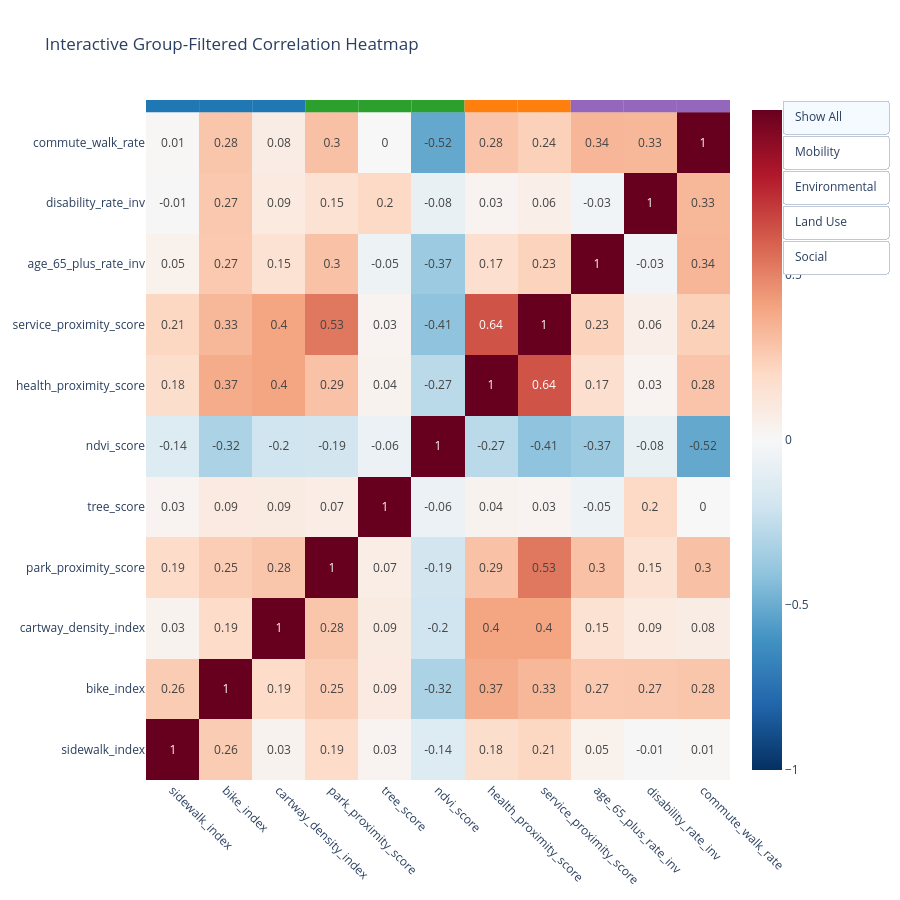

The code cell stored with this chart in its notebook:
### Code cell
import plotly.graph_objects as go
import numpy as np
import pandas as pd

# -------------------------------------
# 1. Define groups
# -------------------------------------
groups = {
    "Mobility": ["sidewalk_index", "bike_index", "cartway_density_index"],
    "Environmental": ["park_proximity_score", "tree_score", "ndvi_score"],
    "Land Use": ["health_proximity_score", "service_proximity_score"],
    "Social": ["age_65_plus_rate_inv", "disability_rate_inv", "commute_walk_rate"],
}

group_colors = {
    "Mobility": "#1f77b4",
    "Environmental": "#2ca02c",
    "Land Use": "#ff7f0e",
    "Social": "#9467bd",
}

# -------------------------------------
# 2. Order variables by group
# -------------------------------------
ordered_vars = []
group_labels = []

for g, vlist in groups.items():
    ordered_vars.extend(vlist)
    group_labels.extend([g] * len(vlist))

# -------------------------------------
# 3. Correlation matrix
# -------------------------------------
corr = gdf[ordered_vars].corr()

base_mask = np.ones_like(corr.values, dtype=bool)

# -------------------------------------
# 4. Create masks for group filtering
# -------------------------------------
group_masks = {}
for g, vlist in groups.items():
    selected = [var in vlist for var in ordered_vars]
    mask = np.outer(selected, selected)
    group_masks[g] = mask

# -------------------------------------
# 5. Build Heatmap with reversed RdBu colorscale
# -------------------------------------
heatmap = go.Heatmap(
    z=corr.values,
    x=ordered_vars,
    y=ordered_vars,
    colorscale="RdBu_r",   # reversed!
    zmin=-1,
    zmax=1,
    showscale=True,
    text=np.round(corr.values, 2),
    texttemplate="%{text}",
    hovertemplate="<b>%{x}</b><br><b>%{y}</b><br>Corr: %{z:.3f}<extra></extra>"
)

fig = go.Figure(data=[heatmap])

# -------------------------------------
# 6. Checkbox Buttons (moved right)
# -------------------------------------
buttons = [
    dict(
        label="Show All",
        method="update",
        args=[{"z": [np.where(base_mask, corr.values, np.nan)]}]
    )
]

for g, mask in group_masks.items():
    buttons.append(
        dict(
            label=g,
            method="update",
            args=[{"z": [np.where(mask, corr.values, np.nan)]}]
        )
    )

fig.update_layout(
    title="Interactive Group-Filtered Correlation Heatmap",
    width=900,
    height=900,
    updatemenus=[
        dict(
            type="buttons",
            direction="down",
            x=1.27,   # shifted to the far right
            y=1.00,   # slightly above
            showactive=True,
            buttons=buttons,
            bgcolor="white"
        )
    ]
)

# -------------------------------------
# 7. Add group color strip
# -------------------------------------
for i, gname in enumerate(group_labels):
    fig.add_shape(
        type="rect",
        x0=i - 0.5, x1=i + 0.5,
        y0=len(ordered_vars) - 0.5,
        y1=len(ordered_vars) - 0.3,
        fillcolor=group_colors[gname],
        line=dict(width=0),
        layer="above"
    )

fig.update_xaxes(tickangle=45)

fig.show()

### Figure 1 — Plotly figure (JSON) as saved in the notebook; plotly's stock layout.template omitted (floating-point values rounded to 4 significant figures)
{"data": [{"colorscale": [[0, "rgb(5,48,97)"], [0.1, "rgb(33,102,172)"], [0.2, "rgb(67,147,195)"], [0.3, "rgb(146,197,222)"], [0.4, "rgb(209,229,240)"], [0.5, "rgb(247,247,247)"], [0.6, "rgb(253,219,199)"], [0.7, "rgb(244,165,130)"], [0.8, "rgb(214,96,77)"], [0.9, "rgb(178,24,43)"], [1, "rgb(103,0,31)"]], "hovertemplate": "<b>%{x}</b><br><b>%{y}</b><br>Corr: %{z:.3f}<extra></extra>", "showscale": true, "text": [[1.0, 0.26, 0.03, 0.19, 0.03, -0.14, 0.18, 0.21, 0.05, -0.01, 0.01], [0.26, 1.0, 0.19, 0.25, 0.09, -0.32, 0.37, 0.33, 0.27, 0.27, 0.28], [0.03, 0.19, 1.0, 0.28, 0.09, -0.2, 0.4, 0.4, 0.15, 0.09, 0.08], [0.19, 0.25, 0.28, 1.0, 0.07, -0.19, 0.29, 0.53, 0.3, 0.15, 0.3], [0.03, 0.09, 0.09, 0.07, 1.0, -0.06, 0.04, 0.03, -0.05, 0.2, -0.0], [-0.14, -0.32, -0.2, -0.19, -0.06, 1.0, -0.27, -0.41, -0.37, -0.08, -0.52], [0.18, 0.37, 0.4, 0.29, 0.04, -0.27, 1.0, 0.64, 0.17, 0.03, 0.28], [0.21, 0.33, 0.4, 0.53, 0.03, -0.41, 0.64, 1.0, 0.23, 0.06, 0.24], [0.05, 0.27, 0.15, 0.3, -0.05, -0.37, 0.17, 0.23, 1.0, -0.03, 0.34], [-0.01, 0.27, 0.09, 0.15, 0.2, -0.08, 0.03, 0.06, -0.03, 1.0, 0.33], [0.01, 0.28, 0.08, 0.3, -0.0, -0.52, 0.28, 0.24, 0.34, 0.33, 1.0]], "texttemplate": "%{text}", "type": "heatmap", "x": ["sidewalk_index", "bike_index", "cartway_density_index", "park_proximity_score", "tree_score", "ndvi_score", "health_proximity_score", "service_proximity_score", "age_65_plus_rate_inv", "disability_rate_inv", "commute_walk_rate"], "y": ["sidewalk_index", "bike_index", "cartway_density_index", "park_proximity_score", "tree_score", "ndvi_score", "health_proximity_score", "service_proximity_score", "age_65_plus_rate_inv", "disability_rate_inv", "commute_walk_rate"], "z": [[1.0, 0.2568, 0.03232, 0.1899, 0.02595, -0.1353, 0.1801, 0.2124, 0.04587, -0.007312, 0.006953], [0.2568, 1.0, 0.1922, 0.2518, 0.09129, -0.3218, 0.3746, 0.332, 0.2671, 0.2714, 0.2782], [0.03232, 0.1922, 1.0, 0.2802, 0.08837, -0.1993, 0.396, 0.4005, 0.1517, 0.09465, 0.07508], [0.1899, 0.2518, 0.2802, 1.0, 0.0741, -0.1908, 0.2932, 0.5326, 0.2969, 0.1523, 0.3016], [0.02595, 0.09129, 0.08837, 0.0741, 1.0, -0.06421, 0.03622, 0.03074, -0.05395, 0.2021, -0.002614], [-0.1353, -0.3218, -0.1993, -0.1908, -0.06421, 1.0, -0.2732, -0.4063, -0.3718, -0.0758, -0.5164], [0.1801, 0.3746, 0.396, 0.2932, 0.03622, -0.2732, 1.0, 0.6359, 0.1704, 0.0261, 0.2838], [0.2124, 0.332, 0.4005, 0.5326, 0.03074, -0.4063, 0.6359, 1.0, 0.2271, 0.06205, 0.2384], [0.04587, 0.2671, 0.1517, 0.2969, -0.05395, -0.3718, 0.1704, 0.2271, 1.0, -0.03265, 0.3389], [-0.007312, 0.2714, 0.09465, 0.1523, 0.2021, -0.0758, 0.0261, 0.06205, -0.03265, 1.0, 0.3308], [0.006953, 0.2782, 0.07508, 0.3016, -0.002614, -0.5164, 0.2838, 0.2384, 0.3389, 0.3308, 1.0]], "zmax": 1, "zmin": -1}], "layout": {"height": 900, "shapes": [{"fillcolor": "#1f77b4", "layer": "above", "line": {"width": 0}, "type": "rect", "x0": -0.5, "x1": 0.5, "y0": 10.5, "y1": 10.7}, {"fillcolor": "#1f77b4", "layer": "above", "line": {"width": 0}, "type": "rect", "x0": 0.5, "x1": 1.5, "y0": 10.5, "y1": 10.7}, {"fillcolor": "#1f77b4", "layer": "above", "line": {"width": 0}, "type": "rect", "x0": 1.5, "x1": 2.5, "y0": 10.5, "y1": 10.7}, {"fillcolor": "#2ca02c", "layer": "above", "line": {"width": 0}, "type": "rect", "x0": 2.5, "x1": 3.5, "y0": 10.5, "y1": 10.7}, {"fillcolor": "#2ca02c", "layer": "above", "line": {"width": 0}, "type": "rect", "x0": 3.5, "x1": 4.5, "y0": 10.5, "y1": 10.7}, {"fillcolor": "#2ca02c", "layer": "above", "line": {"width": 0}, "type": "rect", "x0": 4.5, "x1": 5.5, "y0": 10.5, "y1": 10.7}, {"fillcolor": "#ff7f0e", "layer": "above", "line": {"width": 0}, "type": "rect", "x0": 5.5, "x1": 6.5, "y0": 10.5, "y1": 10.7}, {"fillcolor": "#ff7f0e", "layer": "above", "line": {"width": 0}, "type": "rect", "x0": 6.5, "x1": 7.5, "y0": 10.5, "y1": 10.7}, {"fillcolor": "#9467bd", "layer": "above", "line": {"width": 0}, "type": "rect", "x0": 7.5, "x1": 8.5, "y0": 10.5, "y1": 10.7}, {"fillcolor": "#9467bd", "layer": "above", "line": {"width": 0}, "type": "rect", "x0": 8.5, "x1": 9.5, "y0": 10.5, "y1": 10.7}, {"fillcolor": "#9467bd", "layer": "above", "line": {"width": 0}, "type": "rect", "x0": 9.5, "x1": 10.5, "y0": 10.5, "y1": 10.7}], "title": {"text": "Interactive Group-Filtered Correlation Heatmap"}, "updatemenus": [{"bgcolor": "white", "buttons": [{"args": [{"z": [[[1, 0.2568, 0.03232, 0.1899, 0.02595, -0.1353, 0.1801, 0.2124, 0.04587, -0.007312, 0.006953], [0.2568, 1, 0.1922, 0.2518, 0.09129, -0.3218, 0.3746, 0.332, 0.2671, 0.2714, 0.2782], [0.03232, 0.1922, 1, 0.2802, 0.08837, -0.1993, 0.396, 0.4005, 0.1517, 0.09465, 0.07508], [0.1899, 0.2518, 0.2802, 1, 0.0741, -0.1908, 0.2932, 0.5326, 0.2969, 0.1523, 0.3016], [0.02595, 0.09129, 0.08837, 0.0741, 1, -0.06421, 0.03622, 0.03074, -0.05395, 0.2021, -0.002614], [-0.1353, -0.3218, -0.1993, -0.1908, -0.06421, 1, -0.2732, -0.4063, -0.3718, -0.0758, -0.5164], [0.1801, 0.3746, 0.396, 0.2932, 0.03622, -0.2732, 1, 0.6359, 0.1704, 0.0261, 0.2838], [0.2124, 0.332, 0.4005, 0.5326, 0.03074, -0.4063, 0.6359, 1, 0.2271, 0.06205, 0.2384], [0.04587, 0.2671, 0.1517, 0.2969, -0.05395, -0.3718, 0.1704, 0.2271, 1, -0.03265, 0.3389], [-0.007312, 0.2714, 0.09465, 0.1523, 0.2021, -0.0758, 0.0261, 0.06205, -0.03265, 1, 0.3308], [0.006953, 0.2782, 0.07508, 0.3016, -0.002614, -0.5164, 0.2838, 0.2384, 0.3389, 0.3308, 1]]]}], "label": "Show All", "method": "update"}, {"args": [{"z": [[[1, 0.2568, 0.03232, null, null, null, null, null, null, null, null], [0.2568, 1, 0.1922, null, null, null, null, null, null, null, null], [0.03232, 0.1922, 1, null, null, null, null, null, null, null, null], [null, null, null, null, null, null, null, null, null, null, null], [null, null, null, null, null, null, null, null, null, null, null], [null, null, null, null, null, null, null, null, null, null, null], [null, null, null, null, null, null, null, null, null, null, null], [null, null, null, null, null, null, null, null, null, null, null], [null, null, null, null, null, null, null, null, null, null, null], [null, null, null, null, null, null, null, null, null, null, null], [null, null, null, null, null, null, null, null, null, null, null]]]}], "label": "Mobility", "method": "update"}, {"args": [{"z": [[[null, null, null, null, null, null, null, null, null, null, null], [null, null, null, null, null, null, null, null, null, null, null], [null, null, null, null, null, null, null, null, null, null, null], [null, null, null, 1, 0.0741, -0.1908, null, null, null, null, null], [null, null, null, 0.0741, 1, -0.06421, null, null, null, null, null], [null, null, null, -0.1908, -0.06421, 1, null, null, null, null, null], [null, null, null, null, null, null, null, null, null, null, null], [null, null, null, null, null, null, null, null, null, null, null], [null, null, null, null, null, null, null, null, null, null, null], [null, null, null, null, null, null, null, null, null, null, null], [null, null, null, null, null, null, null, null, null, null, null]]]}], "label": "Environmental", "method": "update"}, {"args": [{"z": [[[null, null, null, null, null, null, null, null, null, null, null], [null, null, null, null, null, null, null, null, null, null, null], [null, null, null, null, null, null, null, null, null, null, null], [null, null, null, null, null, null, null, null, null, null, null], [null, null, null, null, null, null, null, null, null, null, null], [null, null, null, null, null, null, null, null, null, null, null], [null, null, null, null, null, null, 1, 0.6359, null, null, null], [null, null, null, null, null, null, 0.6359, 1, null, null, null], [null, null, null, null, null, null, null, null, null, null, null], [null, null, null, null, null, null, null, null, null, null, null], [null, null, null, null, null, null, null, null, null, null, null]]]}], "label": "Land Use", "method": "update"}, {"args": [{"z": [[[null, null, null, null, null, null, null, null, null, null, null], [null, null, null, null, null, null, null, null, null, null, null], [null, null, null, null, null, null, null, null, null, null, null], [null, null, null, null, null, null, null, null, null, null, null], [null, null, null, null, null, null, null, null, null, null, null], [null, null, null, null, null, null, null, null, null, null, null], [null, null, null, null, null, null, null, null, null, null, null], [null, null, null, null, null, null, null, null, null, null, null], [null, null, null, null, null, null, null, null, 1, -0.03265, 0.3389], [null, null, null, null, null, null, null, null, -0.03265, 1, 0.3308], [null, null, null, null, null, null, null, null, 0.3389, 0.3308, 1]]]}], "label": "Social", "method": "update"}], "direction": "down", "showactive": true, "type": "buttons", "x": 1.27, "y": 1}], "width": 900, "xaxis": {"tickangle": 45}}}
